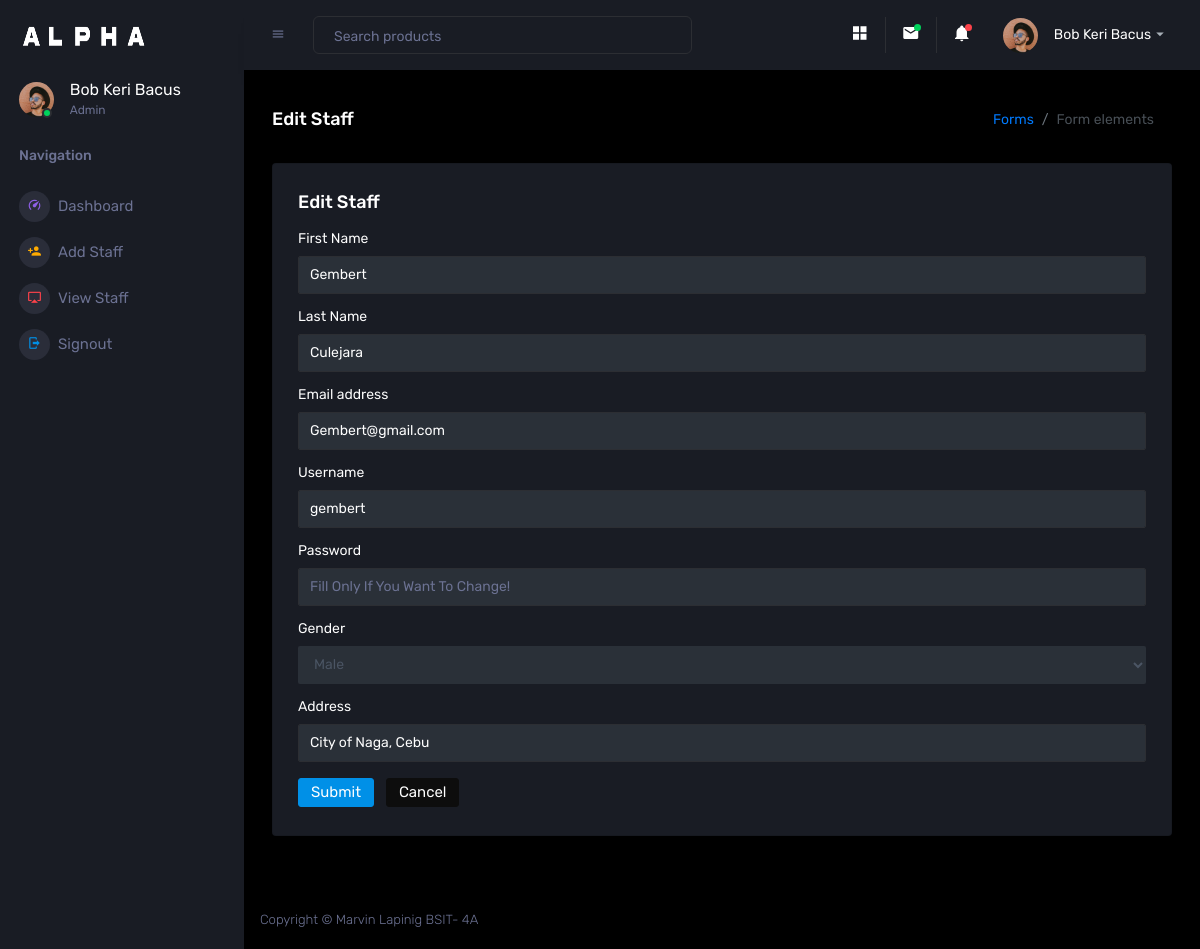
The app's page /Hod/Staff/Edit/5 (signed in) with its own data.
### app/models.py (models this page shows, shortened)
class CustomUser(AbstractUser):
    USER = (
        ('1','HOD'),
        ('2', 'STAFF'),
    )
    user_type = models.CharField(choices=USER,max_length=50,default=1)
    profile_pic = models.ImageField(upload_to='media/profile_pic')

class Staff(models.Model):
    admin = models.OneToOneField(CustomUser, on_delete=models.CASCADE)
    address = models.TextField()
    gender = models.CharField(max_length=100)
    created_at = models.DateTimeField(auto_now_add=True)
    updated_at = models.DateTimeField(auto_now_add=True)

### admin_management_system/Hod_Views.py (the view)
# urls.py: path('Hod/Staff/Edit/<str:id>', Hod_Views.EDIT_STAFF,name='edit_staff'),
@login_required(login_url='/')
@cache_control(no_cache=True, must_revalidate=True, no_store=True)
def EDIT_STAFF(request,id):
    staff = Staff.objects.get(id = id)
    context = {
        'staff':staff,
    }
    return render(request,'Hod/edit_staff.html',context)

### templates/Hod/edit_staff.html (shortened to what this page needs)
{% extends 'base.html' %}
{% block content %}
          <div class="content-wrapper">
            <div class="page-header">
              <h3 class="page-title"> Edit Staff</h3>
              <nav aria-label="breadcrumb">
                <ol class="breadcrumb">
                  <li class="breadcrumb-item"><a href="#">Forms</a></li>
                  <li class="breadcrumb-item active" aria-current="page">Form elements</li>
                </ol>
              </nav>
            </div>
            <div class="row">
            <div class="col-12 grid-margin stretch-card">
                <div class="card">
                  <div class="card-body">
                    <h4 class="card-title">Edit Staff</h4>
                    <form class="forms-sample" method="post" action="{% url 'update_staff' %}" enctype="multipart/form-data">
                      <div class="form-group">
                        <label for="exampleInputName1">First Name</label>
                        <input type="text" class="form-control" id="exampleInputName1" placeholder="First Name" name="first_name" value="{{staff.admin.first_name}}" required>
                      </div>
                       <div class="form-group">
                        <label for="exampleInputName1">Last Name</label>
                        <input type="text" class="form-control" id="exampleInputName2" placeholder="Last Name" name="last_name" value="{{staff.admin.last_name}}" required>
                      </div>
                      <div class="form-group">
                        <label for="exampleInputEmail3">Email address</label>
                        <input type="email" class="form-control" id="exampleInputEmail3" placeholder="Email" name="email" value="{{staff.admin.email}}">
                      </div>
                      <div class="form-group">
                        <label for="exampleInputUsername3">Username</label>
                        <input type="username" class="form-control" id="exampleInputUsername3"  placeholder="Username" name="username" value="{{staff.admin.username}}"required>
                      </div>
                      <div class="form-group">
                        <label for="exampleInputPassword4">Password</label>
                        <input type="password" class="form-control" id="exampleInputPassword4" placeholder="Fill Only If You Want To Change!" name="password" >
                      </div>
                      <div class="form-group">
                        <label for="exampleSelectGender">Gender</label>
                        <select class="form-control" id="exampleSelectGender" name="gender" value="{{staff.gender}}" required>
                          <option>Male</option>
                        </select>
                      </div>
                      <div class="form-group">
                        <label for="exampleInputName1">Address</label>
                        <input type="text" class="form-control" placeholder="Address" name="address"  value="{{staff.address}}" required>
                      </div>
                      <button type="submit" class="btn btn-primary mr-2">Submit</button>
                      <button class="btn btn-dark">Cancel</button>
                    </form>
                  </div>
                </div>
              </div>
            </div>
          </div>
{% endblock %}

### templates/includes/sidebar.html (shortened to what this page needs)
{% load static %}
<nav class="sidebar sidebar-offcanvas" id="sidebar">
          <div class="sidebar-brand-wrapper d-none d-lg-flex align-items-center justify-content-center fixed-top">
            <a class="sidebar-brand brand-logo" href="{% url 'hod_home' %}"><img src="{% static 'assets/images/logo.png' %}" alt="logo" /></a>
          </div>
          <ul class="nav">
            <li class="nav-item profile">
              <div class="profile-desc">
                <div class="profile-pic">
                  <div class="count-indicator">
                    <img class="img-xs rounded-circle " src="{% static 'assets/images/faces/face15.jpg' %}" alt="">
                    <span class="count bg-success"></span>
                  </div>
                  <div class="profile-name">
                    <h5 class="mb-0 font-weight-normal">{{user.first_name}} {{ user.last_name}}</h5>
                    {% if user.user_type == '1' %}
                    <span>Admin</span>
                    {% elif user.user_type == '2' %}
                     <span>Staff</span>
                    {% endif %}
                  </div>
                </div>
              </div>
            </li>
            <li class="nav-item nav-category">
              <span class="nav-link">Navigation</span>
            </li>
            <li class="nav-item menu-items">
              <a class="nav-link" href="{% url 'hod_home' %}">
                <span class="menu-icon">
                  <i class="mdi mdi-speedometer"></i>
                </span>
                <span class="menu-title">Dashboard</span>
              </a>
            </li>
            <li class="nav-item menu-items">
              <a class="nav-link" href="{% url 'add_staff' %}">
                <span class="menu-icon">
                  <i class="mdi mdi-account-plus"></i>
                </span>
                <span class="menu-title">Add Staff</span>
              </a>
            </li>
            <li class="nav-item menu-items">
             <a class="nav-link" href="{% url 'view_staff' %}">
                <span class="menu-icon">
                  <i class="mdi mdi-airplay"></i>
                </span>
                <span class="menu-title">View Staff</span>
              </a>
            </li>
            <li class="nav-item menu-items">
             <a class="nav-link" href="{% url 'doLogout' %}">
                <span class="menu-icon">
                  <i class="mdi mdi-logout"></i>
                </span>
                <span class="menu-title">Signout</span>
              </a>
            </li>
          </ul>
      </nav>

### templates/includes/header.html (shortened to what this page needs)
{% load static %}
<nav class="navbar p-0 fixed-top d-flex flex-row">
          <div class="navbar-menu-wrapper flex-grow d-flex align-items-stretch">
            <button class="navbar-toggler navbar-toggler align-self-center" type="button" data-toggle="minimize">
              <span class="mdi mdi-menu"></span>
            </button>
            <ul class="navbar-nav w-100">
              <li class="nav-item w-100">
                <form class="nav-link mt-2 mt-md-0 d-none d-lg-flex search">
                  <input type="text" class="form-control" placeholder="Search products">
                </form>
              </li>
            </ul>
            <ul class="navbar-nav navbar-nav-right">
              <li class="nav-item nav-settings d-none d-lg-block">
                <a class="nav-link" href="#">
                  <i class="mdi mdi-view-grid"></i>
                </a>
              </li>
              <li class="nav-item dropdown border-left">
                <a class="nav-link count-indicator dropdown-toggle" id="messageDropdown" href="#" data-toggle="dropdown" aria-expanded="false">
                  <i class="mdi mdi-email"></i>
                  <span class="count bg-success"></span>
                </a>
              </li>
              <li class="nav-item dropdown border-left">
                <a class="nav-link count-indicator dropdown-toggle" id="notificationDropdown" href="#" data-toggle="dropdown">
                  <i class="mdi mdi-bell"></i>
                  <span class="count bg-danger"></span>
                </a>
              </li>
              <li class="nav-item dropdown">
                <a class="nav-link" id="profileDropdown" href="#" data-toggle="dropdown">
                  <div class="navbar-profile">
                    <img class="img-xs rounded-circle" src="{% static 'assets/images/faces/face15.jpg' %}" alt="">
                    <p class="mb-0 d-none d-sm-block navbar-profile-name">{{user.first_name}} {{ user.last_name}}</p>
                    <i class="mdi mdi-menu-down d-none d-sm-block"></i>
                  </div>
                </a>
              </li>
            </ul>
          </div>
        </nav>

### records on screen
CustomUser: first_name "Bob Keri", last_name "Bacus"
Staff: first_name "Gembert", last_name "Culejara", email "Gembert@gmail.com", username "gembert", gender "Male", address "City of Naga, Cebu"
